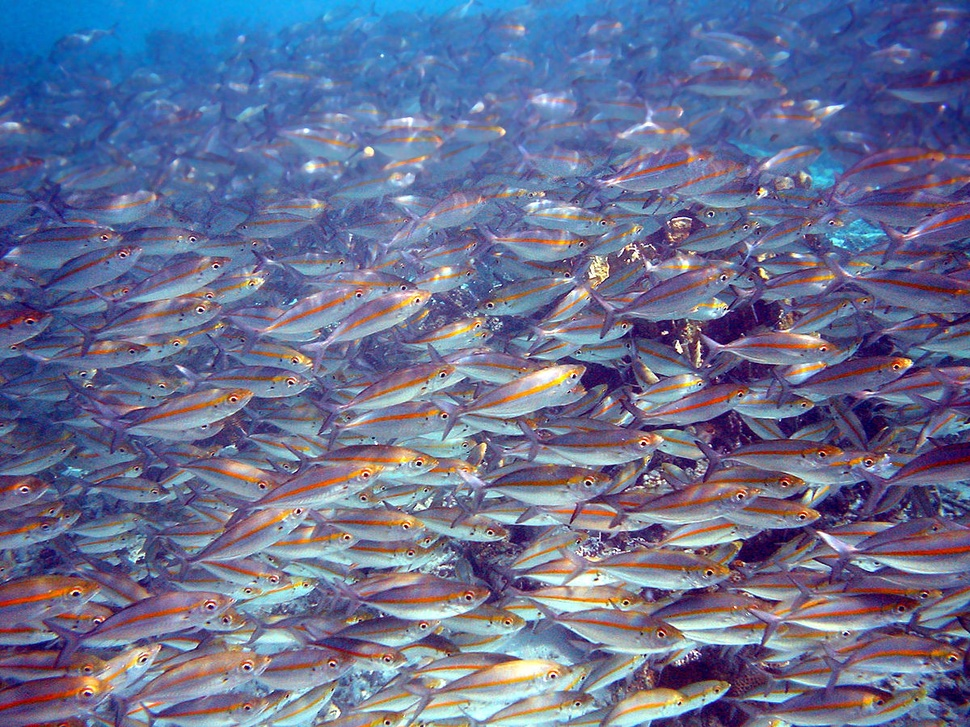
#> input picture gamma_correction/fish_schooling.jpg, 970 x 727 px, shrunk from 1200 x 900 before the run
$ python eyes2camera_input_curve_translator.py --image fish_schooling.jpg
#> lines starting #> are read from the running program, lines starting #| are printed output that depends on the picture
from __future__ import print_function
from matplotlib.pyplot import table
import numpy as np
import argparse
import cv2

def adjust_gamma(image, gamma=1.0):
    #build a lookup table mapping the pixel values [0, 255] to their adjusted
    #gamma values
    inv_gamma = 1.0 / gamma
    table = np.array([((i / 255.0) ** inv_gamma) * 255 for i in np.arange(0, 256)]).astype("uint8")

    #apply gamma correction using the lookup table
    return cv2.LUT(image, table)

#define argument parser
ap = argparse.ArgumentParser()
ap.add_argument("-i", "--image", required=True, type=str, help="path to input image")
args = vars(ap.parse_args())

#load the original
original = cv2.imread(args["image"])
#> original is the input picture: shape (727, 970, 3); mean B, G, R 145.1, 111.6, 105.1

for gamma in np.arange(0.0, 3.5, 0.5):
    #ignore when gamma is 1 as there will be no change to the image
    if gamma == 1:
        continue

    #apply the gamma correction
    gamma = gamma if gamma > 0 else 0.1
    #change 2nd value to change gamma correction value
    adjusted = adjust_gamma(original, 2.0)
    cv2.putText(adjusted, f"g={gamma}", (10, 30), cv2.FONT_HERSHEY_SIMPLEX, 0.8, (0, 0, 255), 3)
    cv2.imshow("Images", np.hstack([original, adjusted]))
    cv2.waitKey(0)
#> this loop made 7 passes
#> pass 1, `adjusted = adjust_gamma(original, 2.0)`:
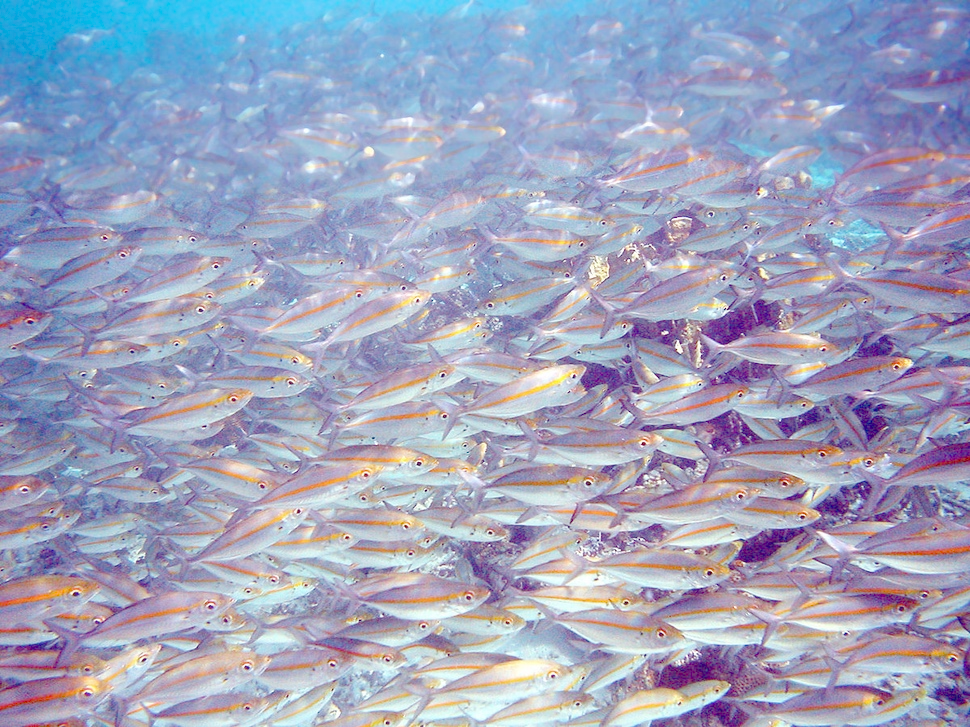
#> adjusted: shape (727, 970, 3); mean B, G, R 189.2, 163.8, 158.7
#> pass 1, `cv2.imshow("Images", np.hstack([original, adjusted]))`:
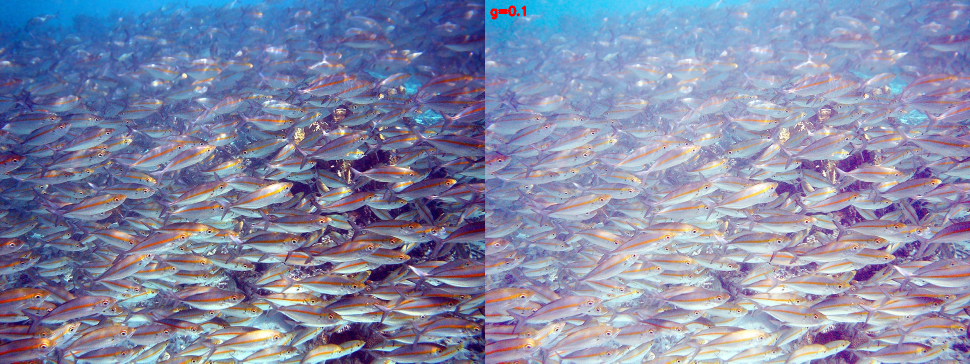
#> window 'Images': shape (727, 1940, 3) (shown at 1/2 size); mean B, G, R 167, 137.6, 132
